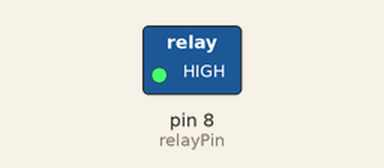
This sketch was run on a simulated Arduino Uno, built with avr-gcc and run on an emulated ATmega328P. Parts: switched loads named in the sketch (green lamp = pin HIGH).

Above: at 0.1 s.
At 120.1 s:
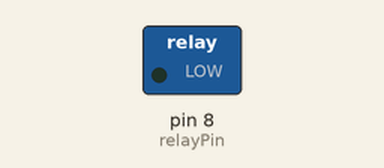
Timing chart, 0 to 121.6 s (numbered marks = the images above):
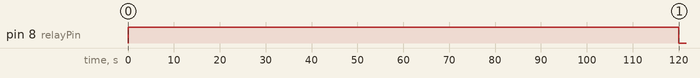

The sketch:

NoTemperatureSensor.ino
```cpp
const int relayPin = 8; // Declaring which pin we are using on the Arduino for the relay output.

void setup() { // The code in this scope will only run one time.
  pinMode(relayPin, OUTPUT); // Declaring the relay connection to the Arduino as an output.
}

void loop() { // The code in this scope will run infinitely since it is in a loop.
  digitalWrite(relayPin, HIGH); // This will close the loop in the relay, thus turning everything on.
  delay(120000); // The above line will execute for 120000 ms or 2 mins.

  digitalWrite(relayPin, LOW); // This will open the loop in the relay, thus turning everything off.
  delay(30000); // The above line will execute for 30000 ms or 30 seconds.
}
```

Measured:
- by itself, pin 8 (relayPin): LOW → HIGH at 0.00 s, → LOW 120 s later
